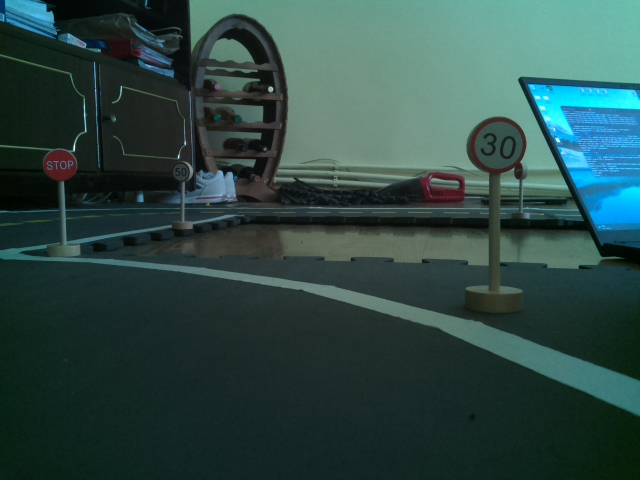
#> input picture sign_detection/images/localization/img2.jpg, 640 x 480 px
$ python localize.py
#> lines starting #> are read from the running program, lines starting #| are printed output that depends on the picture; after the words box and inside, x2 and y2 are one past the last pixel; in counts of white or black regions, pixels touching at a corner belong together
#> further down, frame is the input picture: shape (480, 640, 3); mean B, G, R 69.8, 73.2, 45.6
import cv2
import numpy as np


def detect_signs(frame):

  frame_copy = frame.copy()
  frame_out = frame.copy()

   # 1. Cvt frame to grayscale
  gray = cv2.cvtColor(frame, cv2.COLOR_BGR2GRAY)
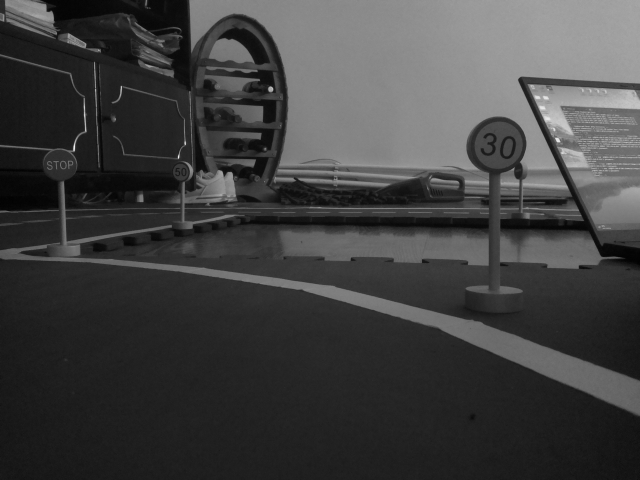
#> gray: shape (480, 640); min 1, max 242, mean 64.6

  NumOfVotesForCircle = 40 #parameter 1 MinVotes needed to be classified as circle
  CannyHighthresh = 200 # High threshold value for applying canny
  mindDistanBtwnCircles = 100 # kept as sign will likely not be overlapping
  max_rad = 150 # smaller circles dont have enough votes so only maxRadius need to be controlled

  circles = cv2.HoughCircles(gray,cv2.HOUGH_GRADIENT,1,mindDistanBtwnCircles,param1=CannyHighthresh,param2=NumOfVotesForCircle,minRadius=10,maxRadius=max_rad)
#> circles = [[189.5, 86.5, 95.4], [493.5, 146.5, 27.5]]

  if circles is not None:
    circles = np.uint16(np.around(circles))
#> circles = [[190, 86, 95], [494, 146, 28]]

    # 4. Check if Circles larger then minim size
    for i in circles[0,:]:
      center =(i[0],i[1])
      radius = i[2] + 5
      if (radius !=5 ):

        startP = (center[0]-radius,center[1]-radius)
        endP = (center[0]+radius,center[1]+radius)
        detected_sign = frame_copy[startP[1]:endP[1],startP[0]:endP[0]]

        if(detected_sign.shape[1] and detected_sign.shape[0]):
          # draw the outer circle
          cv2.circle(frame_out,(i[0],i[1]),i[2],(0,255,0),1)
          # draw the center of the circle
          cv2.circle(frame_out,(i[0],i[1]),2,(0,0,255),3)
#> this loop made 2 passes
#> (i, radius, startP, endP) on passes 1 to 2: ([190, 86, 95], 100, (90, -14), (290, 186)), ([494, 146, 28], 33, (461, 113), (527, 179))
#> pass 2, in detect_signs, `detected_sign = frame_copy[startP[1]:endP[1],startP[0]:endP[0]]`:
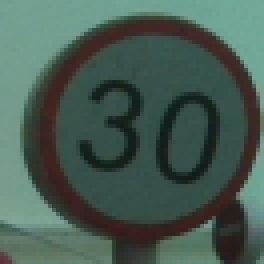
#> detected_sign: shape (66, 66, 3) (shown 4 times larger); mean B, G, R 83.1, 92, 71.1
#> after the loop:
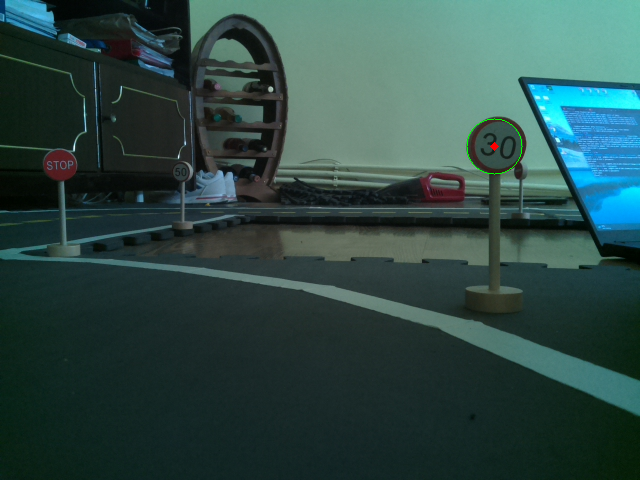
#> frame_out: shape (480, 640, 3); 0.06% of pixels changed, all inside (x1, y1, x2, y2) = (466, 118, 523, 175)


    return frame_out, circles


if __name__ == "__main__":
  frame = cv2.imread("images/localization/img2.jpg")

  frame_out, circles = detect_signs(frame)
#> circles = [[190, 86, 95], [494, 146, 28]]

  cv2.imshow("Out", frame_out)

  cv2.waitKey(0)

$ run again, with sign_detection/images/localization/img1.jpg copied over sign_detection/images/localization/img2.jpg
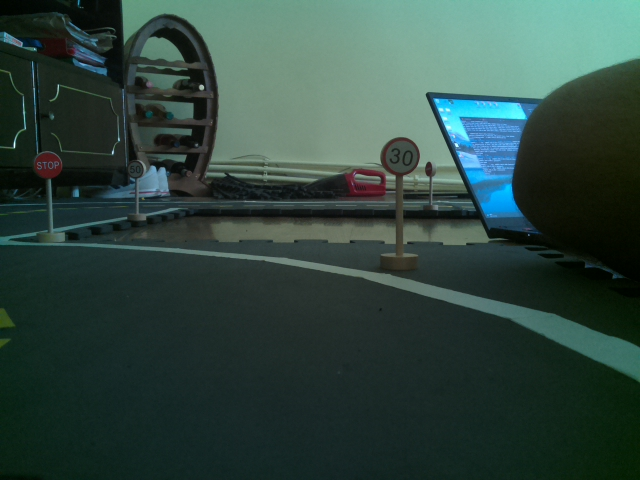
#> input picture sign_detection/images/localization/img1.jpg, 640 x 480 px
#> frame is the input picture: shape (480, 640, 3); mean B, G, R 63.6, 70.6, 47.7
#> in detect_signs, `circles = cv2.HoughCircles(gray,cv2.HOUGH_GRADIENT,1,mindDistanBtwnCir..`: circles = [[114.5, 111.5, 91.8], [400.5, 156.5, 19.6]]
#> in detect_signs, `circles = np.uint16(np.around(circles))`: circles = [[114, 112, 92], [400, 156, 20]]
#> the loop in detect_signs, `for i in circles[0,:]:` made 2 passes
#> (i, radius, startP, endP) on passes 1 to 2: ([114, 112, 92], 97, (17, 15), (211, 209)), ([400, 156, 20], 25, (375, 131), (425, 181))
#> pass 1, in detect_signs, `detected_sign = frame_copy[startP[1]:endP[1],startP[0]:endP[0]]`:
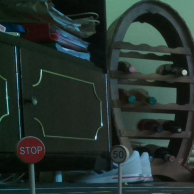
#> detected_sign: shape (194, 194, 3); mean B, G, R 46.4, 50.7, 37.6
#> after the loop in detect_signs, `for i in circles[0,:]:`:
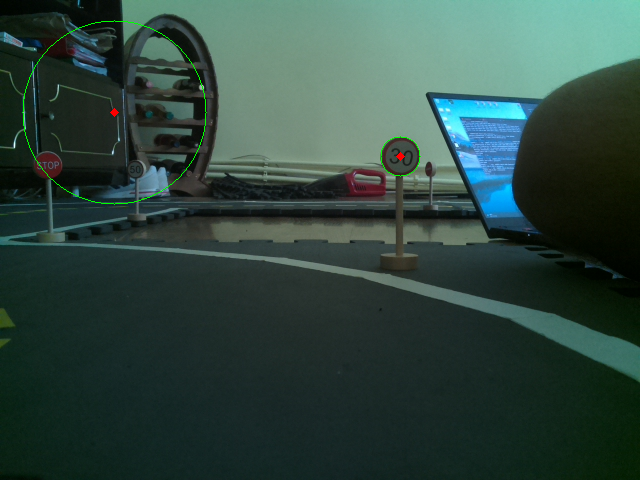
#> frame_out: shape (480, 640, 3); 0.23% of pixels changed, all inside (x1, y1, x2, y2) = (22, 20, 421, 205)

$ run again, with sign_detection/images/localization/img10.jpg copied over sign_detection/images/localization/img2.jpg
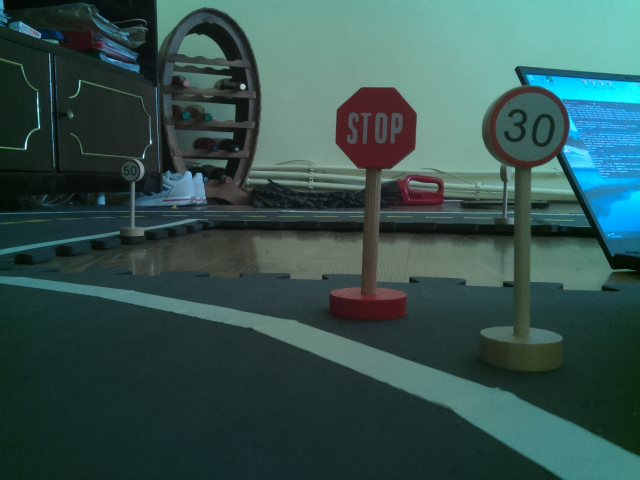
#> input picture sign_detection/images/localization/img10.jpg, 640 x 480 px
#> frame is the input picture: shape (480, 640, 3); mean B, G, R 79.7, 82.9, 52.8
#> in detect_signs, `circles = cv2.HoughCircles(gray,cv2.HOUGH_GRADIENT,1,mindDistanBtwnCir..`: circles = [[528.5, 125.5, 40.8], [131.5, 112.5, 92.6], [263.5, 106.5, 106.3]]
#> in detect_signs, `circles = np.uint16(np.around(circles))`: circles = [[528, 126, 41], [132, 112, 93], [264, 106, 106]]
#> the loop in detect_signs, `for i in circles[0,:]:` made 3 passes
#> (i, radius, startP, endP) on passes 1 to 3: ([528, 126, 41], 46, (482, 80), (574, 172)), ([132, 112, 93], 98, (34, 14), (230, 210)), ([264, 106, 106], 111, (153, -5), (375, 217))
#> pass 1, in detect_signs, `detected_sign = frame_copy[startP[1]:endP[1],startP[0]:endP[0]]`:
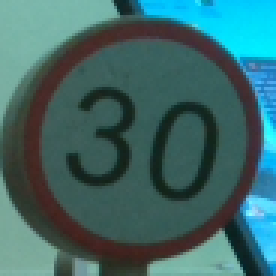
#> detected_sign: shape (92, 92, 3) (shown 3 times larger); mean B, G, R 105.4, 104.9, 61.3
#> after the loop in detect_signs, `for i in circles[0,:]:`:
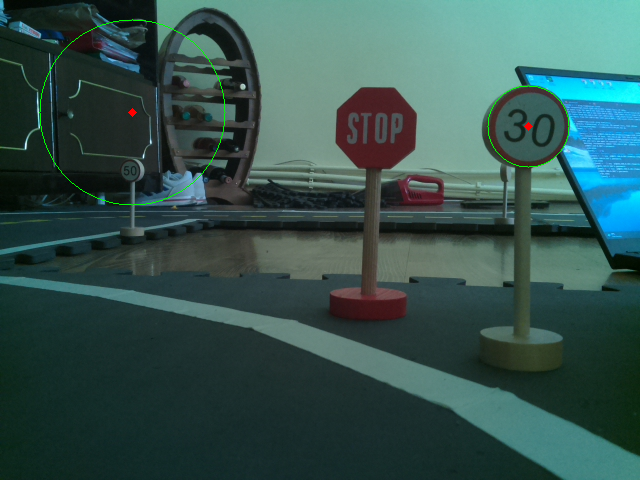
#> frame_out: shape (480, 640, 3); 0.27% of pixels changed, all inside (x1, y1, x2, y2) = (39, 19, 570, 206)

$ run again, with sign_detection/images/localization/img3.jpg copied over sign_detection/images/localization/img2.jpg
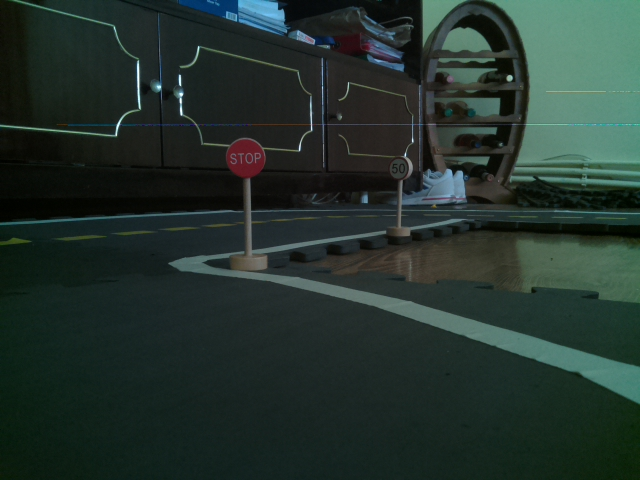
#> input picture sign_detection/images/localization/img3.jpg, 640 x 480 px
#> frame is the input picture: shape (480, 640, 3); mean B, G, R 45.2, 51.1, 36
#> in detect_signs, `circles = cv2.HoughCircles(gray,cv2.HOUGH_GRADIENT,1,mindDistanBtwnCir..`: circles = [[403.5, 117.5, 93.3], [476.5, 43.5, 42.7], [261.5, 130.5, 65.5]]
#> in detect_signs, `circles = np.uint16(np.around(circles))`: circles = [[404, 118, 93], [476, 44, 43], [262, 130, 66]]
#> the loop in detect_signs, `for i in circles[0,:]:` made 3 passes
#> (i, radius, startP, endP) on passes 1 to 3: ([404, 118, 93], 98, (306, 20), (502, 216)), ([476, 44, 43], 48, (428, -4), (524, 92)), ([262, 130, 66], 71, (191, 59), (333, 201))
#> pass 1, in detect_signs, `detected_sign = frame_copy[startP[1]:endP[1],startP[0]:endP[0]]`:
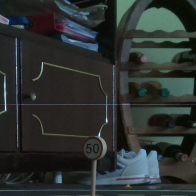
#> detected_sign: shape (196, 196, 3); mean B, G, R 48.2, 50, 44.2
#> after the loop in detect_signs, `for i in circles[0,:]:`:
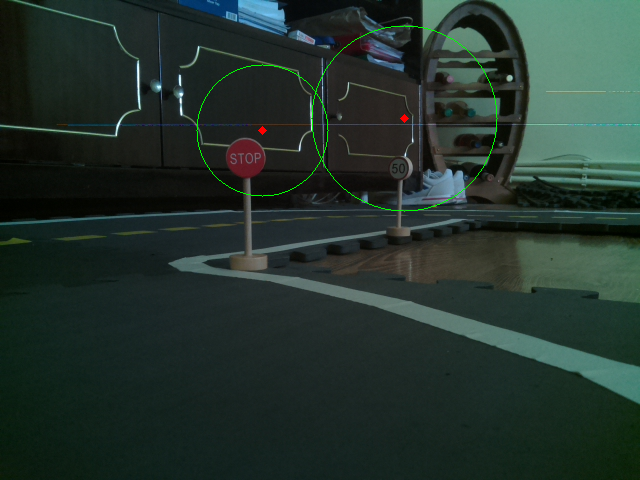
#> frame_out: shape (480, 640, 3); 0.32% of pixels changed, all inside (x1, y1, x2, y2) = (196, 25, 498, 212)
